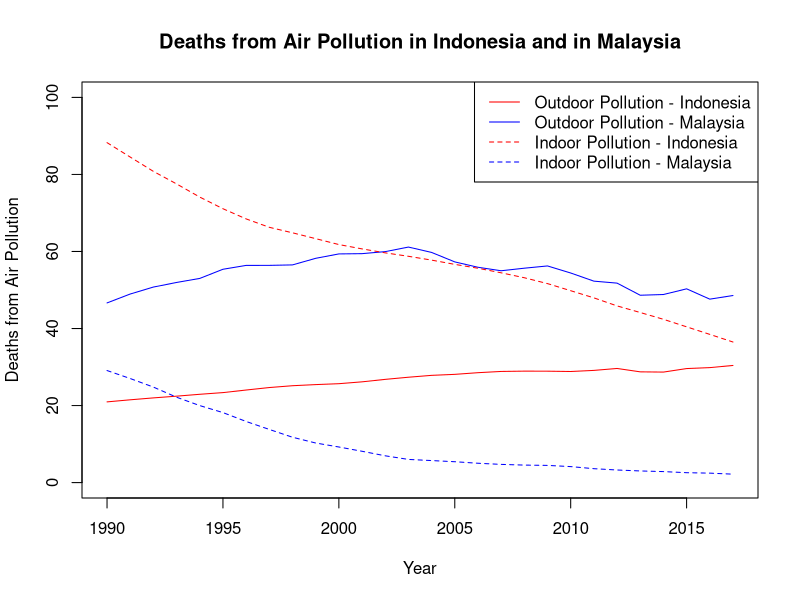
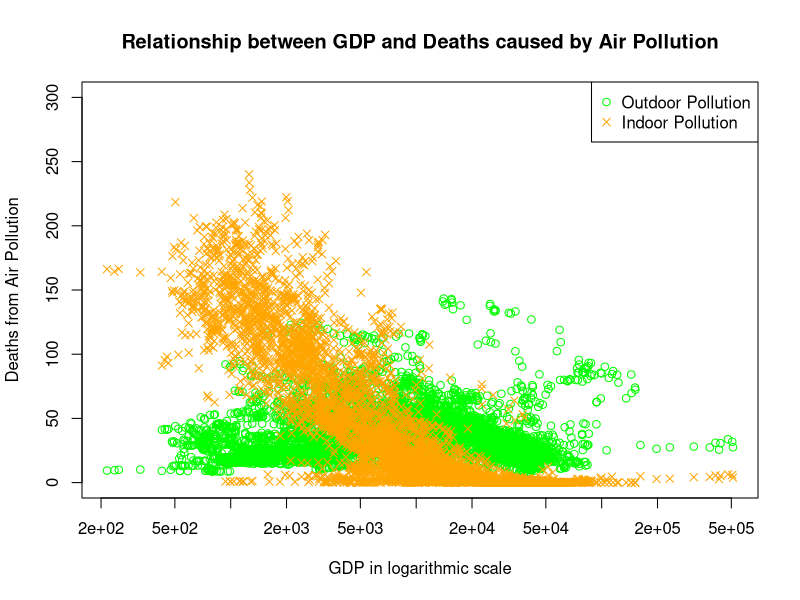

Recreate these plots in R, in order.
## ---- chunk 1
# knitr::opts_chunk$set(echo=TRUE, eval=FALSE)
## ---- chunk 2
setwd("C:\\Users\\Benny Panjaitan\\Documents\\MS TTP UC Davis\\WINTER 2023\\ESP 106 Environmental Data Science")
apol <- read.csv("airpollution.csv")
gdpgini <- read.csv("gdppercapiandgini.csv")
## ---- chunk 3
str(gdpgini)
dim(apol)
## ---- chunk 4
colnames(apol) <- c("Country","Code","Year","PM","Fuels","Ozone","Total")
colnames(gdpgini) <- c("Country","Code","Year","Population","Continent","GINI","GDP")
## ---- chunk 5
apol$Out <- apol$PM + apol$Ozone
## ---- chunk 6
idn <- subset(apol, Code=="IDN")
mys <- subset(apol, Code=="MYS")
## ---- chunk 7
plot(Out ~ Year, data=idn, type="l", main="Deaths from Air Pollution in Indonesia and in Malaysia", ylab="Deaths from Air Pollution", ylim=c(0,100), col="red")
lines(Out ~ Year, data=mys, col="blue")
lines(Fuels ~ Year, data=idn, col="red", lty=2)
lines(Fuels ~ Year, data=mys, col="blue", lty=2)
countries <- c('Outdoor Pollution - Indonesia', 'Outdoor Pollution - Malaysia', 'Indoor Pollution - Indonesia', 'Indoor Pollution - Malaysia')
legend('topright', countries, lty=c(1,1,2,2), col=c("red","blue"))
## ---- chunk 8
polgdp <- merge(apol, gdpgini)
## ---- chunk 9
plot(Out~GDP, data=polgdp, log="x", col="green", ylim=c(0,300), ylab="Deaths from Air Pollution", xlab="GDP in logarithmic scale", main="Relationship between GDP and Deaths caused by Air Pollution")
points(Fuels~GDP, data=polgdp, pch=4, col="orange")
pollution <- c ('Outdoor Pollution', 'Indoor Pollution')
legend('topright', pollution, pch=c(1,4), col=c("green","orange"))
